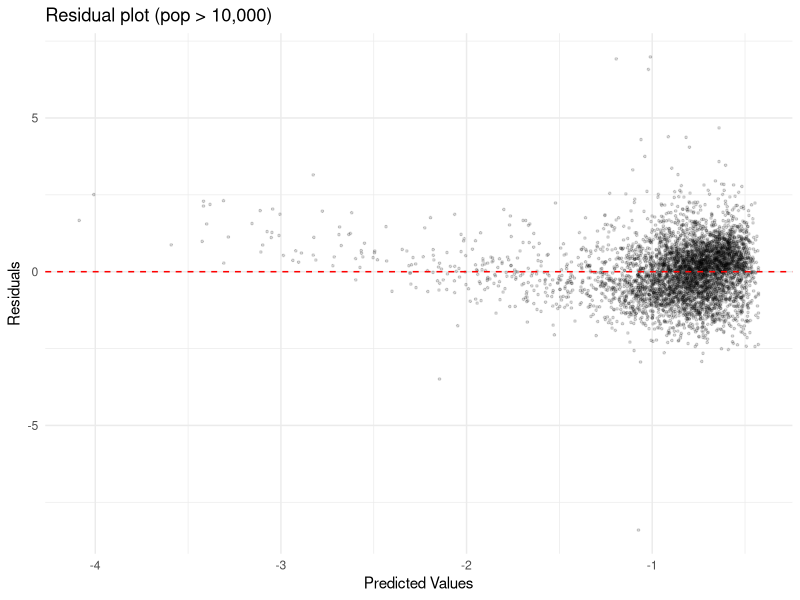
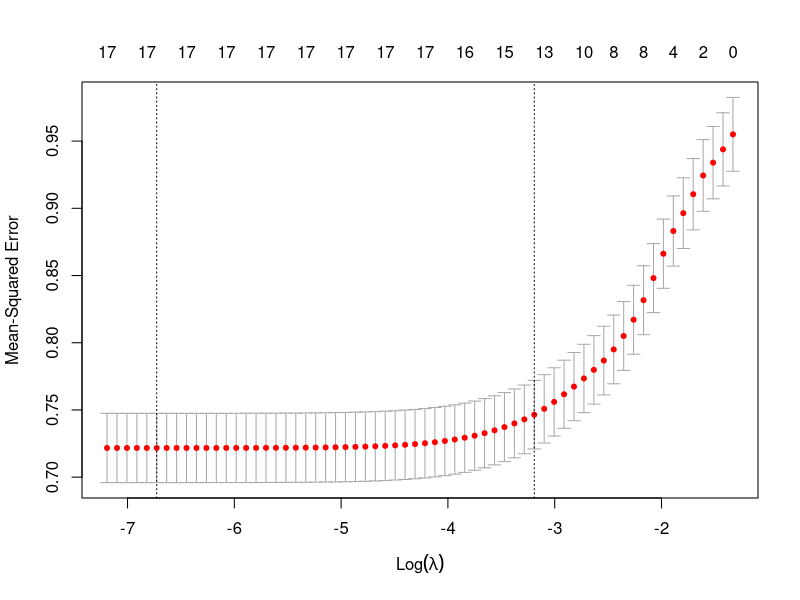
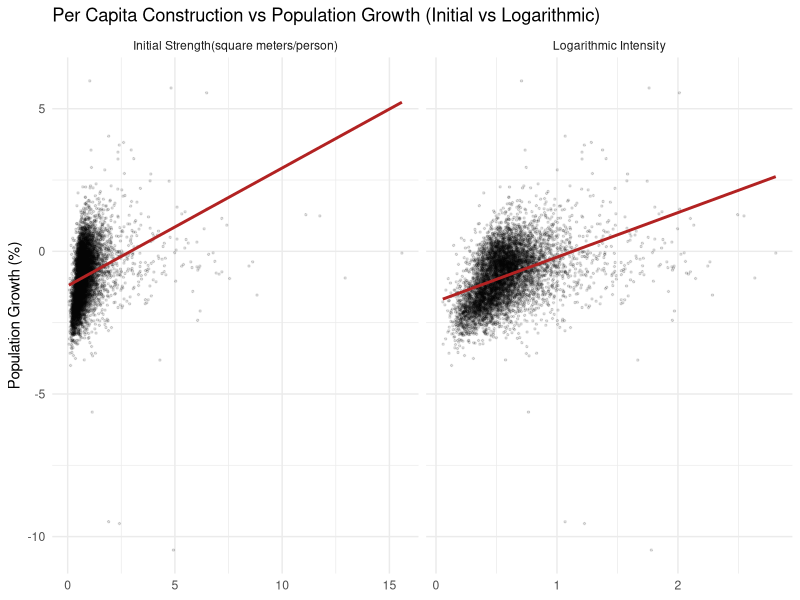

Write R code to recreate these figures, in order.
## ---- chunk 1
knitr::opts_chunk$set(echo = TRUE)
library(tidyverse)
library(glmnet)   # lasso
library(broom)    # tidy lm

theme_set(theme_minimal())
## ---- chunk 2


df <- read_csv(
  "data/cleaned_panel_2021_2025.csv",
  col_types = cols(city_code = col_character(), .default = col_guess()),
  show_col_types = FALSE
)
ncol_bldg <- ncol(df) - 6
colnames(df)[4:ncol_bldg] <- c(
  "all_type_building_count_total",
  "all_type_building_area",
  "living_count",
  "living_area",
  "dormitory_count",
  "dormitory_area",
  "mixed_use_count",
  "mixed_use_area",
  "agri_count",
  "agri_area",
  "mining_count",
  "mining_area",
  "plant_count",
  "plant_area",
  "energy_count",
  "energy_area",
  "it_count",
  "it_area",
  "logis_count",
  "logis_area",
  "retail_count",
  "retail_area",
  "finance_count",
  "finance_area",
  "real_estate_count",
  "real_estate_area",
  "hotel_count",
  "hotel_area",
  "education_count",
  "education_area",
  "health_count",
  "health_area",
  "other_service_count",
  "other_service_area",
  "official_count",
  "official_area",
  "other_type_count",
  "other_type_area"
)


# Percentage of total area accounted for by the 18 subcategories p
df_prop <- df %>%
  filter(all_type_building_area > 0) %>%            # Drop all zero rows
  mutate(
    across(
      ends_with("_area") & !all_type_building_area,
      ~ .x / all_type_building_area,
      .names = "p_{.col}"
    )
  ) %>%
  rename_with(~ str_remove(., "_area$"), starts_with("p_"))

# Proportions of the 17 subcategories (excluding p_living)
fine_cols <- setdiff(grep("^p_", names(df_prop), value = TRUE), "p_living")
# Full samples
df_full <- df_prop
# Threshold: pop > 10000
df_prop <- df_prop %>% filter(pop_population > 10000)

# 70/30 Split train and test set
set.seed(1)
idx <- sample(nrow(df_prop), 0.7 * nrow(df_prop))
df_train <- df_prop[idx, ]
df_test  <- df_prop[-idx, ]

## ---- chunk 3
df_decomp_full <- df_full %>%
  mutate(
    natural_rate = pop_natural_change / pop_population * 100,
    social_rate  = pop_social_change  / pop_population * 100
  ) %>%
  filter(!is.na(natural_rate), !is.na(social_rate))

map_dfr(c(0, 1000, 5000, 10000), function(thr) {
  d <- df_decomp_full %>% filter(pop_population > thr)
  set.seed(1)
  ct <- sample(unique(d$city_code), 0.7 * length(unique(d$city_code)))
  gtr <- d %>% filter(city_code %in% ct)
  gte <- d %>% filter(!city_code %in% ct)
  foldid <- (as.integer(factor(gtr$city_code)) %% 10) + 1
  map_dfr(c("pop_growth_rate", "natural_rate", "social_rate"), function(yc) {
    cv  <- cv.glmnet(as.matrix(gtr[, fine_cols]),
                     gtr[[yc]],
                     alpha = 1,
                     foldid = foldid)
    pred <- as.numeric(predict(cv, as.matrix(gte[, fine_cols]), s = "lambda.min"))
    r <- suppressWarnings(cor(pred, gte[[yc]])^2)
    tibble(pop_min = thr,
           Y = yc,
           R2 = ifelse(is.na(r), 0, r))
  })
}) %>%
  pivot_wider(names_from = Y, values_from = R2) %>%
  mutate(across(where(is.numeric), ~ round(.x, 3)))
## ---- chunk 4
# Group the 18 variables into 4 broad categories based on their industrial significance (excluding “residential” as the reference category,to eliminate complete multicollinearity among the constituent data points)
df_prop <- df_prop %>% mutate(
  s_primary      = p_agri,
  s_secondary    = p_mining + p_plant + p_energy + p_it + p_logis,
  s_tertiary     = p_retail + p_finance + p_real_estate + p_hotel +
    p_education + p_health + p_other_service,
  s_public_other = p_official + p_other_type
)

df_train <- df_prop[idx, ]
df_test  <- df_prop[-idx, ]
## ---- chunk 5
fitA <- lm(pop_growth_rate ~ s_primary + s_secondary + s_tertiary + s_public_other,
           data = df_train)
tidy(fitA) %>% mutate(across(where(is.numeric), ~ round(.x, 4)))
summary(fitA)$r.squared
## ---- chunk 6
glance(fitA)[c("r.squared", "adj.r.squared")]

# Predicted values vs Residuals
augment(fitA) %>%
  ggplot(aes(.fitted, .resid)) +
  geom_point(alpha = 0.15, size = 0.6) +
  geom_hline(yintercept = 0, linetype = "dashed", color = "red") +
  labs(x = "Predicted Values", y = "Residuals", title = "Residual plot (pop > 10,000)")
## ---- chunk 7
pred_A <- predict(fitA, df_test)
r2_A   <- cor(pred_A, df_test$pop_growth_rate)^2
rmse_A <- sqrt(mean((pred_A - df_test$pop_growth_rate)^2))
c(R2 = r2_A, RMSE = rmse_A)
## ---- chunk 8
X_train <- as.matrix(df_train[, fine_cols])
y_train <- df_train$pop_growth_rate
X_test  <- as.matrix(df_test[, fine_cols])
y_test  <- df_test$pop_growth_rate

set.seed(1)
cvfit <- cv.glmnet(X_train, y_train, alpha = 1)  # alpha=1 > lasso

cvfit$lambda.min
cvfit$lambda.1se

plot(cvfit)  # MSE vs log(lambda)
## ---- chunk 9
b_1se <- coef(cvfit, s = "lambda.1se")
selected <- data.frame(
  variable = rownames(b_1se),
  coef     = as.numeric(b_1se)
) %>%
  filter(variable != "(Intercept)", coef != 0) %>%
  arrange(coef) %>%
  mutate(coef = round(coef, 3))
selected

# Test set
pred_B_1se <- as.numeric(predict(cvfit, X_test, s = "lambda.1se"))
pred_B_min <- as.numeric(predict(cvfit, X_test, s = "lambda.min"))
r2_B_1se <- cor(pred_B_1se, y_test)^2
r2_B_min <- cor(pred_B_min, y_test)^2
c(R2_lambda1se = r2_B_1se, R2_lambda_min = r2_B_min)
## ---- chunk 10
# Group by city_code
set.seed(1)
cities   <- unique(df_prop$city_code)
ct_train <- sample(cities, 0.7 * length(cities))
gtr <- df_prop %>% filter(city_code %in% ct_train)
gte <- df_prop %>% filter(!city_code %in% ct_train)
c(
  n_city_train = length(ct_train),
  n_city_test  = length(cities) - length(ct_train),
  n_row_train  = nrow(gtr),
  n_row_test = nrow(gte)
)

# Approach A
fitA_g  <- lm(pop_growth_rate ~ s_primary + s_secondary + s_tertiary + s_public_other,
              data = gtr)
r2_A_grp <- cor(predict(fitA_g, gte), gte$pop_growth_rate)^2

# Approach B

foldid_g <- (as.integer(factor(gtr$city_code)) %% 10) + 1
cvfit_g  <- cv.glmnet(as.matrix(gtr[, fine_cols]),
                      gtr$pop_growth_rate,
                      alpha = 1,
                      foldid = foldid_g)
pred_B_g <- as.numeric(predict(cvfit_g, as.matrix(gte[, fine_cols]), s = "lambda.1se"))
r2_B_grp <- cor(pred_B_g, gte$pop_growth_rate)^2

# Group selected by lasso
b_g <- coef(cvfit_g, s = "lambda.1se")
data.frame(variable = rownames(b_g), coef = as.numeric(b_g)) %>%
  filter(variable != "(Intercept)", coef != 0) %>%
  arrange(coef) %>% mutate(coef = round(coef, 3))

# Comparison
tibble(
  model = c("Approach A (Broad Categories)", "Approach B (lasso λ.1se)"),
  random_R2 = round(c(r2_A, r2_B_1se), 4),
  group_R2 = round(c(r2_A_grp, r2_B_grp), 4)
)
## ---- chunk 11
# Construct the population growth rate for year t+1, aligned by (city_code, year) back to year t
y_future <- df_prop %>%
  select(city_code, year, pop_growth_rate_future = pop_growth_rate) %>%
  mutate(year = year - 1)   # map to previous t+1

df_lag <- df_prop %>%
  left_join(y_future, by = c("city_code", "year")) %>%
  filter(!is.na(pop_growth_rate_future))

df_lag_train <- df_lag %>% filter(city_code %in% ct_train)
df_lag_test  <- df_lag %>% filter(!city_code %in% ct_train)
foldid_lag   <- (as.integer(factor(df_lag_train$city_code)) %% 10) + 1

cvfit_lag <- cv.glmnet(
  as.matrix(df_lag_train[, fine_cols]),
  df_lag_train$pop_growth_rate_future,
  alpha = 1,
  foldid = foldid_lag
)

b_lag <- coef(cvfit_lag, s = "lambda.1se")
selected_lag <- data.frame(
  variable = rownames(b_lag),
  coef     = as.numeric(b_lag)
) %>%
  filter(variable != "(Intercept)", coef != 0) %>%
  arrange(coef) %>%
  mutate(coef = round(coef, 3))
selected_lag

# R2 for the test set, compared with the group-based model
pred_lag <- as.numeric(predict(cvfit_lag,
  as.matrix(df_lag_test[, fine_cols]), s = "lambda.1se"))
r2_lag <- cor(pred_lag, df_lag_test$pop_growth_rate_future)^2
c(Same_Period_R2 = r2_B_grp, Lag_Period_R2 = r2_lag)
## ---- chunk 12
add_intensity <- . %>% mutate(
  total_area_per_cap = all_type_building_area / pop_population,
  log_area_per_cap   = log1p(total_area_per_cap)   
)
df_prop      <- add_intensity(df_prop)
gtr          <- add_intensity(gtr)
gte          <- add_intensity(gte)
df_lag_train <- add_intensity(df_lag_train)
df_lag_test  <- add_intensity(df_lag_test)
## ---- chunk 13
cor(df_prop$log_area_per_cap, df_prop$pop_population)

cor(df_prop$log_area_per_cap, df_prop$pop_growth_rate)

df_prop %>%
  select(log_area_per_cap, total_area_per_cap, pop_growth_rate) %>%
  pivot_longer(-pop_growth_rate, names_to="var", values_to="x") %>%
  mutate(var = if_else(var=="log_area_per_cap", "Logarithmic Intensity", "Initial Strength(square meters/person)")) %>%
  ggplot(aes(x, pop_growth_rate)) +
  geom_point(alpha=0.12, size=0.5) +
  geom_smooth(method="lm", se=FALSE, color="firebrick") +
  facet_wrap(~var, scales="free_x") +
  labs(x=NULL, y="Population Growth (%)",
       title="Per Capita Construction vs Population Growth (Initial vs Logarithmic)")
## ---- chunk 14
# Approach A
fitA_int <- lm(pop_growth_rate ~ s_primary + s_secondary + s_tertiary +
                                 s_public_other + log_area_per_cap, data = gtr)
r2_A_int <- cor(predict(fitA_int, gte), gte$pop_growth_rate)^2

# Approach B
cvfit_int <- cv.glmnet(as.matrix(gtr[, c(fine_cols, "log_area_per_cap")]),
                       gtr$pop_growth_rate, alpha = 1, foldid = foldid_g)
pred_int <- as.numeric(predict(cvfit_int, as.matrix(gte[, c(fine_cols, "log_area_per_cap")]),
                               s = "lambda.1se"))
r2_B_int <- cor(pred_int, gte$pop_growth_rate)^2

tibble(
  Model = c("Approach A: Only proportion", "Approach A: Plus Capita",
           "Approach B: Only proportion", "Approach B: Plus Capita"),
  Group_R2 = round(c(r2_A_grp, r2_A_int, r2_B_grp, r2_B_int), 4)
)

b_int <- coef(cvfit_int, s = "lambda.1se")
data.frame(variable = rownames(b_int), coef = as.numeric(b_int)) %>%
  filter(variable == "log_area_per_cap") %>% mutate(coef = round(coef, 3))
## ---- chunk 15
# Approach B
foldid_il <- (as.integer(factor(df_lag_train$city_code)) %% 10) + 1

cvfit_lag_int <- cv.glmnet(
  as.matrix(df_lag_train[, c(fine_cols, "log_area_per_cap")]),
  df_lag_train$pop_growth_rate_future, alpha = 1, foldid = foldid_il
)
pred_lag_int <- as.numeric(predict(cvfit_lag_int,
  as.matrix(df_lag_test[, c(fine_cols, "log_area_per_cap")]), s = "lambda.1se"))
r2_lag_int <- cor(pred_lag_int, df_lag_test$pop_growth_rate_future)^2

tibble(
  Model = c("Same Period (X_t, Y_t)", "Lag (X_t, Y_t+1)"),
  `Only proportion` = round(c(r2_B_grp, r2_lag), 4),
  `Plus Capita` = round(c(r2_B_int, r2_lag_int), 4)
)
